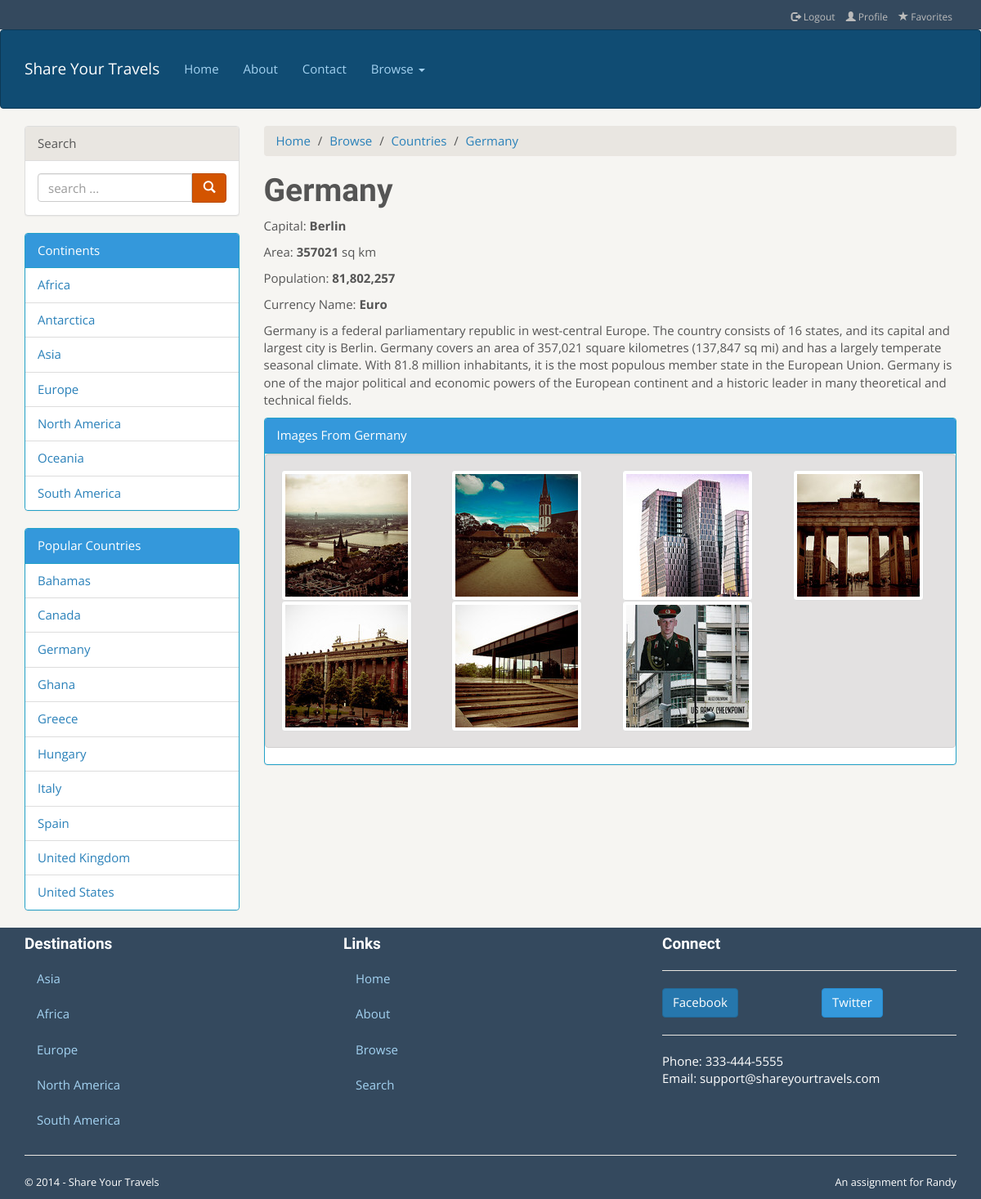
Page /single-country.php?iso=DE on the committed database.
### tables this page shows
CREATE TABLE `GeoContinents` (
  `ContinentCode` VARCHAR(2) NOT NULL, 
  `ContinentName` VARCHAR(255), 
  `GeoNameId` INTEGER, 
  INDEX (`GeoNameId`), 
  PRIMARY KEY (`ContinentCode`)
);

CREATE TABLE `GeoCountries` (
  `ISO` VARCHAR(255) NOT NULL, 
  `fipsCountryCode` VARCHAR(255), 
  `ISO3` VARCHAR(255), 
  `ISONumeric` VARCHAR(255), 
  `CountryName` VARCHAR(255), 
  `Capital` VARCHAR(255), 
  `GeoNameID` INTEGER, 
  `Area` VARCHAR(255), 
  `Population` INTEGER, 
  `Continent` VARCHAR(255), 
  `TopLevelDomain` VARCHAR(255), 
  `CurrencyCode` VARCHAR(255), 
  `CurrencyName` VARCHAR(255), 
  `PhoneCountryCode` VARCHAR(255), 
  `Languages` VARCHAR(255), 
  `PostalCodeFormat` VARCHAR(255), 
  `PostalCodeRegex` VARCHAR(255), 
  `Neighbours` VARCHAR(255), 
  `CountryDescription` LONGTEXT, 
  INDEX (`CurrencyCode`), 
  INDEX (`GeoNameID`), 
  PRIMARY KEY (`ISO`)
);

CREATE TABLE `TravelImageDetails` (
  `ImageID` INTEGER NOT NULL, 
  `Title` VARCHAR(255), 
  `Description` LONGTEXT, 
  `Latitude` DOUBLE NULL, 
  `Longitude` DOUBLE NULL, 
  `CityCode` INTEGER, 
  `CountryCodeISO` VARCHAR(2), 
  INDEX (`CityCode`), 
  INDEX (`CountryCodeISO`), 
  PRIMARY KEY (`ImageID`)
);

CREATE TABLE `TravelImage` (
  `ImageID` INTEGER NOT NULL AUTO_INCREMENT, 
  `UID` INTEGER, 
  `Path` VARCHAR(255), 
  `ImageContent` LONGBLOB, 
  PRIMARY KEY (`ImageID`), 
  INDEX (`UID`)
);

### includes/travel-left-rail.inc.php (the view, shortened to what this page needs)
<?php
	include_once "functions.php";
?>
      <div class="panel panel-default">
           <div class="panel-heading">Search</div>
           <div class="panel-body">
             <form>
               <div class="input-group">
                  <input type="text" class="form-control" placeholder="search ...">
                  <span class="input-group-btn">
                    <button class="btn btn-warning" type="button"><span class="glyphicon glyphicon-search"></span>
                    </button>
                  </span>
               </div>
             </form>
           </div>
         </div>
         <div class="panel panel-info">
           <div class="panel-heading">Continents</div>
           <ul class="list-group">
				<?php
				try
				{
					$pdo = databaseConnection();
					$sql = "SELECT ContinentName FROM GeoContinents";
					$result = $pdo->query($sql);
					foreach ($result as $statement)
					{
						echo "<li class='list-group-item'><a href='#'>" . $statement['ContinentName'] . "</a></li>";
					}
				}
				catch(PDOException $e)
				{
					die( $e->getMessage() );
				}
				?>
           </ul>
         </div>
         <div class="panel panel-info">
           <div class="panel-heading">Popular Countries</div>
           <ul class="list-group">
				<?php
				try
				{
					$pdo = databaseConnection();
					$sql = "SELECT DISTINCT CountryName, ISO \n"
    					. "FROM `GeoCountries` \n"
    					. "INNER JOIN TravelImageDetails\n"
    					. "ON ISO = CountryCodeISO\n"
    					. "ORDER BY `CountryName` ASC";
					$result = $pdo->query($sql);
					foreach ($result as $statement)
					{
						echo "<li class='list-group-item'><a href='single-country.php?iso=" . $statement['ISO'] .  "'>" ;
						echo $statement['CountryName'] . "</a></li>";
					}
				}
				catch(PDOException $e)
				{
					die( $e->getMessage() );
				}
				?>
           </ul>
         </div>

### single-country.php (shortened to what this page needs)
<?php include_once "functions.php"; ?>
<!DOCTYPE html>
<html lang="en">
  <head>
    <link href="bootstrap3_travelTheme/dist/css/bootstrap.min.css" rel="stylesheet">
    <link href="bootstrap3_travelTheme/theme.css" rel="stylesheet">
  </head>
  <body>
<?php
include "includes/travel-header.inc.php";
 ?>
   <div class="container">
   <div class="row">
  <div class="col-md-3">
   	<?php
	include "includes/travel-left-rail.inc.php";
	$row = findCountryRow();
	?>
   </div>
      <div class="col-md-9">
         <ol class="breadcrumb">
           <li><a href="index.php">Home</a></li>
           <li><a href="browse.php">Browse</a></li>
           <li><a href="browse-countries.php">Countries</a></li>
           <li><a href="#" class="active"><?php echo $row['CountryName']; ?></a></li>
         </ol>
        <div>
        <?php
        echo "<h1>". $row['CountryName'] . "</h1>";
        echo "<p>Capital: <strong>" . $row['Capital'] . "</strong></p>";
        echo "<p>Area: <strong>" . $row['Area'] . "</strong> sq km</p>";
        echo "<p>Population: <strong>" . number_format($row['Population']) . "</strong></p>";
        echo "<p>Currency Name: <strong>" . $row['CurrencyName'] . "</strong></p>";
        echo "<p>" . $row['CountryDescription'] . "</p>";
        ?>
        </div>
        <div class="panel panel-info">
           <div class="panel-heading">Images From <?php echo $row['CountryName'];?></div>
           <div class="well">
            <div class="row">
            <?php
            $pdo = databaseConnection();
			$sql = "SELECT TravelImage.ImageID, Path, CountryCodeISO, Title FROM TravelImageDetails\n"
    		. "INNER JOIN TravelImage\n"
    		. "ON TravelImage.ImageID = TravelImageDetails.ImageID WHERE CountryCodeISO ='" . $row['ISO'] ."'";
    		$result = $pdo->query($sql);
        	images($result);
        	?>
        	</div>
        	</div>
        </div>
      </div>
   </div>
</div>
<?php
include "includes/travel-footer.inc.php";
?>
</body>
</html>

### includes/travel-header.inc.php (shortened to what this page needs)
<header>
   <div id="topHeaderRow">
      <div class="container">
         <div class="pull-right">
            <ul class="list-inline">
              <li><a href="#"><span class="glyphicon glyphicon-log-out"></span> Logout</a></li>
              <li><a href="#"><span class="glyphicon glyphicon-user"></span> Profile</a></li>
              <li><a href="#"><span class="glyphicon glyphicon-star"></span> Favorites</a></li>
            </ul>
         </div>
      </div>
   </div>
    <div class="navbar navbar-default ">
      <div class="container">
         <nav>
           <div class="navbar-header">
             <a class="navbar-brand" href="index.php">Share Your Travels</a>
           </div>
           <div class="navbar-collapse collapse">
             <ul class="nav navbar-nav">
               <li><a href="index.php">Home</a></li>
               <li><a href="aboutus.php">About</a></li>
               <li><a href="#contact">Contact</a></li>
               <li class="dropdown">
                 <a href="browse.php" class="dropdown-toggle" data-toggle="dropdown">Browse <b class="caret"></b></a>
               </li>
             </ul>
           </div>
        </nav>
      </div>
    </div>
</header>

### functions.php (shortened to what this page needs)
<?php
	function databaseConnection()
	{
		try
		{
			$user = "testuser";
			$pass = "mypassword";
			$db = "travels";
			$host = "localhost";
			$connString = "mysql:host=$host;dbname=$db";
			$pdo = new PDO($connString, $user, $pass);
			return $pdo;
		}
		catch(PDOException $e)
		{
			die( $e->getMessage() );
			$pdo = null;
		}
	 }
	function images($result)
	{
		foreach ($result as $picture)
        {
    		echo "<div class='col-md-3'>";
    		echo "<a href='single-image.php?id=" . $picture['ImageID'] . "'>";
    		echo "<img src='travel-images/square-medium/" . $picture['Path'] . "' alt='" . $picture['Title'] . "' class='img-thumbnail'/>" ;
      		echo "</a>";
     		echo "</div>";
       	}
	}
	function findCountryRow()
	{
		$pdo = databaseConnection();
		$sql = "SELECT ISO, Capital, CountryName, Area, Population, CurrencyName, CountryDescription FROM GeoCountries";
		$result = $pdo->query($sql);
		foreach ($result as $statement)
		{
			if($statement['ISO'] == $_GET['iso'])
				$row = $statement;
		}
		$row['CountryDescription'] = utf8_encode($row['CountryDescription']);
		return $row;
	}
?>

### includes/travel-footer.inc.php
<footer>
   <div class="container">
      <div class="row">
        <div class="col-md-4">
            <h4>Destinations</h4>
            <ul class="nav nav-pills nav-stacked">
                 <li><a href="#">Asia</a></li>
                 <li><a href="#">Africa</a></li>
                 <li><a href="#">Europe</a></li>
                 <li><a href="#">North America</a></li>
                 <li><a href="#">South America</a></li>
               </ul>
        </div>
        <div class="col-md-4">
            <h4>Links</h4>
            <nav>
               <ul class="nav nav-pills nav-stacked">
                 <li><a href="index.php">Home</a></li>
                 <li><a href="aboutus.php">About</a></li>
                 <li><a href="browse.php">Browse</a></li>
                 <li><a href="#">Search</a></li>
               </ul>
            </nav>
        </div>
        <div class="col-md-4">
            <h4>Connect</h4>
            <hr/>
            <div class="row">
               <div class="col-md-6">
                  <button type="button" class="btn btn-primary">Facebook</button>
               </div>
               <div class="col-md-6">
                  <button type="button" class="btn btn-info">Twitter</button>
               </div>
            </div>
            <hr/>
            Phone: 333-444-5555</br>
            Email: support@shareyourtravels.com
        </div>
      </div>
   </div>
   <div class="container">
      <hr/>
      <div class="row">
         <div class="col-md-6">
            <p><small>&copy; 2014 - Share Your Travels</small></p>
         </div>
         <div class="col-md-6">
            <p class="pull-right"><small>An assignment for Randy<small></p>
         </div>
      </div>
   </div>
</footer>

### rows in the picture
geocontinents: ContinentName "Africa"
geocontinents: ContinentName "Antarctica"
geocontinents: ContinentName "Asia"
geocontinents: ContinentName "Europe"
geocontinents: ContinentName "North America"
geocontinents: ContinentName "Oceania"
geocontinents: ContinentName "South America"
geocountries: CountryName "Bahamas"
geocountries: CountryName "Canada"
geocountries: CountryName "Germany", Capital "Berlin", Area "357021", Population "81,802,257", CurrencyName "Euro", CountryDescription "Germany is a federal parliamentary republic in west-central Europe. The country consists of 16 states, and its capital and largest city is Berlin. Germany covers an area of 357,021 square kilometres (137,847 sq mi) and has a largely temperate seasonal climate. With 81.8 million inhabitants, it is the most populous member state in the European Union. Germany is one of the major political and economic powers of the European continent and a historic leader in many theoretical and technical fields."
geocountries: CountryName "Ghana"
geocountries: CountryName "Greece"
geocountries: CountryName "Hungary"
geocountries: CountryName "Italy"
geocountries: CountryName "Spain"
geocountries: CountryName "United Kingdom"
geocountries: CountryName "United States"
travelimagedetails: travelimage.Path (picture)
travelimagedetails: travelimage.Path (picture)
travelimagedetails: travelimage.Path (picture)
travelimagedetails: travelimage.Path (picture)
travelimagedetails: travelimage.Path (picture)
travelimagedetails: travelimage.Path (picture)
travelimagedetails: travelimage.Path (picture)
